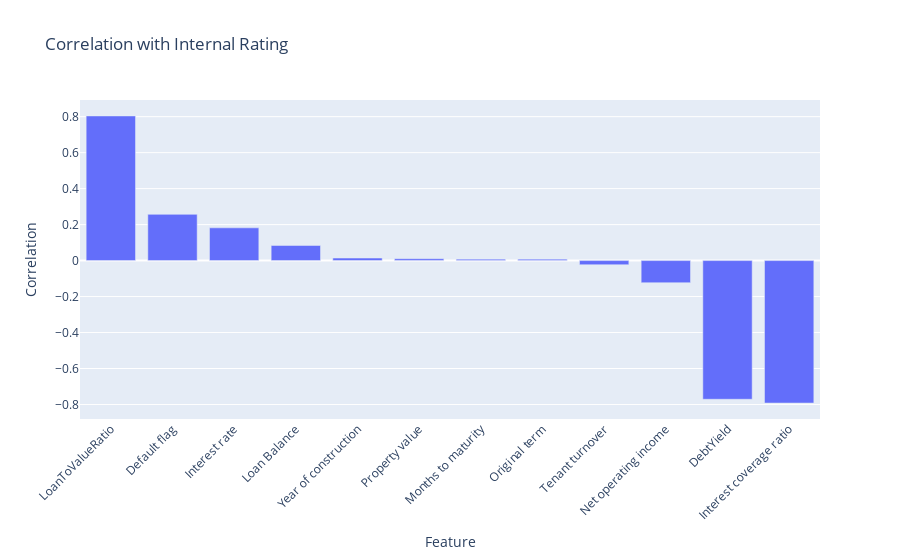

Here is the notebook cell this chart was saved with:
### Code cell
# Plot correlation with internal rating
corrDF = corrWithRating.drop('Internal rating').reset_index()
corrDF.columns = ['Feature', 'Correlation']
corrDF['Correlation'] = np.round(corrDF['Correlation'], 3)

fig = px.bar(corrDF, x='Feature', y='Correlation',
             title='Correlation with Internal Rating', 
             )
fig.update_layout(xaxis_tickangle=-45)
fig.show()

### Figure 1 — Plotly figure (JSON) as saved in the notebook; plotly's stock layout.template omitted (floating-point values rounded to 4 significant figures)
{"data": [{"alignmentgroup": "True", "hovertemplate": "Feature=%{x}<br>Correlation=%{y}<extra></extra>", "legendgroup": "", "marker": {"color": "#636efa", "pattern": {"shape": ""}}, "name": "", "offsetgroup": "", "orientation": "v", "showlegend": false, "textposition": "auto", "type": "bar", "x": ["LoanToValueRatio", "Default flag", "Interest rate", "Loan Balance", "Year of construction", "Property value", "Months to maturity", "Original term", "Tenant turnover", "Net operating income", "DebtYield", "Interest coverage ratio"], "xaxis": "x", "y": [0.804, 0.257, 0.182, 0.084, 0.014, 0.01, 0.008, 0.008, -0.023, -0.123, -0.771, -0.792], "yaxis": "y"}], "layout": {"barmode": "relative", "legend": {"tracegroupgap": 0}, "title": {"text": "Correlation with Internal Rating"}, "xaxis": {"anchor": "y", "domain": [0, 1], "tickangle": -45, "title": {"text": "Feature"}}, "yaxis": {"anchor": "x", "domain": [0, 1], "title": {"text": "Correlation"}}}}
